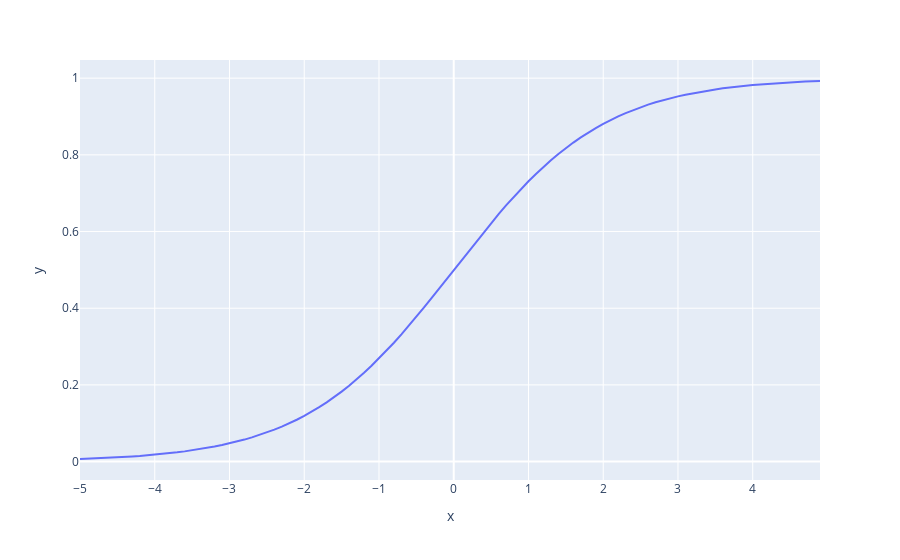

Notebook source saved alongside this figure:
### Code cell
import torch
import plotly.express as px
import pandas as pd
x = torch.arange(-5., 5., 0.1) 
y = torch.sigmoid(x) 

table = {
    "x":x.numpy(),
    "y":y.numpy()
}
fig =  px.line(pd.DataFrame(table), x="x" ,y="y")
fig.show()
